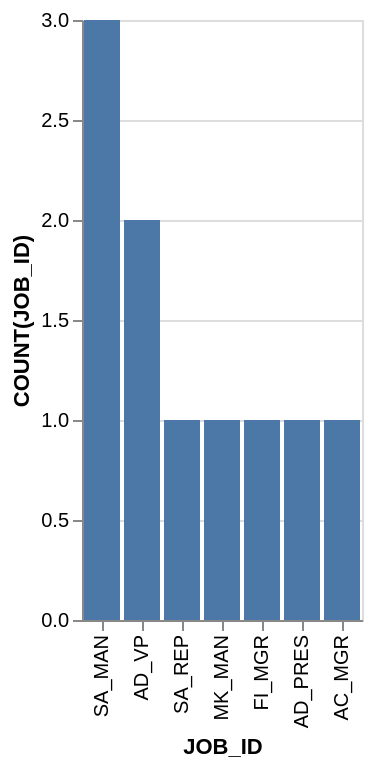

The specification (Vega-Lite) saved for this image:
### Vega-Lite specification from a JSON file in a GitHub repository (floating-point values rounded to 4 significant figures)
{"data": {"values": [{"x_data": "SA_MAN", "y_data": 3}, {"x_data": "AD_VP", "y_data": 2}, {"x_data": "SA_REP", "y_data": 1}, {"x_data": "MK_MAN", "y_data": 1}, {"x_data": "FI_MGR", "y_data": 1}, {"x_data": "AD_PRES", "y_data": 1}, {"x_data": "AC_MGR", "y_data": 1}]}, "mark": "bar", "encoding": {"x": {"field": "x_data", "type": "nominal", "title": "JOB_ID", "sort": {"op": "sum", "field": "y_data", "order": "descending"}}, "y": {"field": "y_data", "type": "quantitative", "title": "COUNT(JOB_ID)"}}}
